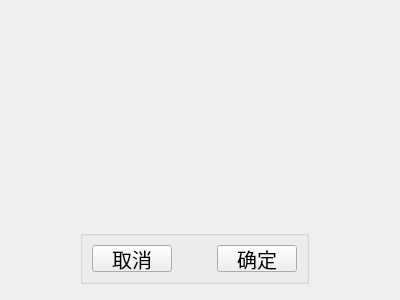
<?xml version="1.0" encoding="UTF-8"?>
<ui version="4.0">
 <class>Form_Meun</class>
 <widget class="QWidget" name="Form_Meun">
  <property name="geometry">
   <rect>
    <x>0</x>
    <y>0</y>
    <width>400</width>
    <height>300</height>
   </rect>
  </property>
  <property name="windowTitle">
   <string>Form</string>
  </property>
  <widget class="QGroupBox" name="groupBox">
   <property name="geometry">
    <rect>
     <x>80</x>
     <y>230</y>
     <width>229</width>
     <height>54</height>
    </rect>
   </property>
   <property name="title">
    <string/>
   </property>
   <layout class="QGridLayout" name="gridLayout">
    <item row="0" column="0">
     <widget class="QPushButton" name="pushButton_2">
      <property name="font">
       <font>
        <pointsize>15</pointsize>
       </font>
      </property>
      <property name="text">
       <string>取消</string>
      </property>
     </widget>
    </item>
    <item row="0" column="1">
     <spacer name="horizontalSpacer">
      <property name="orientation">
       <enum>Qt::Horizontal</enum>
      </property>
      <property name="sizeHint" stdset="0">
       <size>
        <width>40</width>
        <height>20</height>
       </size>
      </property>
     </spacer>
    </item>
    <item row="0" column="2">
     <widget class="QPushButton" name="btn_Comfirm">
      <property name="font">
       <font>
        <pointsize>15</pointsize>
       </font>
      </property>
      <property name="text">
       <string>确定</string>
      </property>
     </widget>
    </item>
   </layout>
  </widget>
 </widget>
 <resources/>
 <connections/>
</ui>
